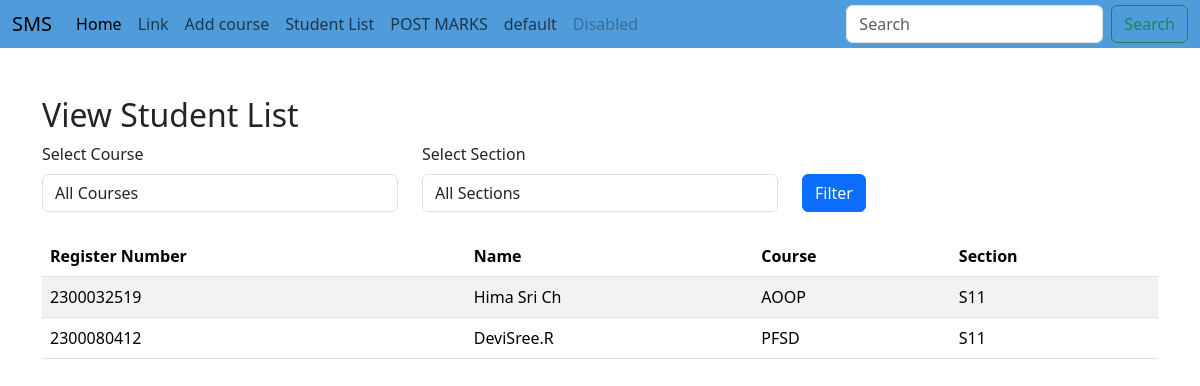
The app's page /facultyapp/view_student_list/ with its own data.
### adminapp/models.py (models this page shows, shortened)
class StudentList(models.Model):
    Register_Number = models.CharField(max_length=10, unique=True)
    Name = models.CharField(max_length=100)
    user = models.OneToOneField(User, on_delete=models.CASCADE, null=True)

### facultyapp/models.py (models this page shows, shortened)
class AddCourse(models.Model):
    COURSE_CHOICES = [
        ('AOOP','Advanced Object Oriented Programming'),
        ('PFSD','Python Full Stack Development'),
    ]
    SECTION_CHOICES = [
        ('S11','Section1'),
        ('S12', 'Section2'),
        ('S13', 'Section3'),
        ('S14', 'Section4'),
        ('S15', 'Section5'),
    ]
    student = models.ForeignKey(StudentList, on_delete=models.CASCADE)
    course = models.CharField(max_length=50, choices=COURSE_CHOICES)
    section = models.CharField(max_length=50, choices=SECTION_CHOICES)

### facultyapp/views.py (the view)
# urls.py: path('view_student_list/', views.view_student_list, name="view_student_list"),
def view_student_list(request):
    course = request.GET.get('course')
    section = request.GET.get('section')
    student_courses = AddCourse.objects.all()
    if course:
        student_courses = student_courses.filter(course=course)
    if section:
        student_courses = student_courses.filter(section=section)
    students = StudentList.objects.filter(id__in=student_courses.values_list('student_id', flat=True))
    course_choices = AddCourse.COURSE_CHOICES
    section_choices = AddCourse.SECTION_CHOICES
    context = {
        'students': students,
        'course_choices': course_choices,
        'section_choices': section_choices,
        'selected_course': course,
        'selected_section': section,
    }
    return render(request, 'facultyapp/view_student_list.html', context)

### templates/facultyapp/view_student_list.html (shortened to what this page needs)
<!DOCTYPE html>
{% extends 'NavBar/FacultyNavBar.html' %}
{% load static %}
{% block body %}
    <div class="container mt-5">
        <h2>View Student List</h2>
        <form method="get" class="mb-4">
            <div class="row">
                <div class="col-md-4">
                    <label for="course" class="form-label">Select Course</label>
                    <select name="course" id="course" class="form-control">
                        <option value="">All Courses</option>
                    </select>
                </div>
                <div class="col-md-4">
                    <label for="section" class="form-label">Select Section</label>
                    <select name="section" id="section" class="form-control">
                        <option value="">All Sections</option>
                    </select>
                </div>
                <div class="col-md-4 mt-4">
                    <button type="submit" class="btn btn-primary mt-2">Filter</button>
                </div>
            </div>
        </form>
        <table class="table table-striped">
            <thead>
                <tr>
                    <th>Register Number</th>
                    <th>Name</th>
                    <th>Course</th>
                    <th>Section</th>
                </tr>
            </thead>
            <tbody>
                {% if students %}
                    {% for student in students %}
                        <tr>
                            <td>{{ student.Register_Number }}</td>
                            <td>{{ student.Name }}</td>
                            <td>{{ student.addcourse_set.first.course }}</td>
                            <td>{{ student.addcourse_set.first.section }}</td>
                        </tr>
                    {% endfor %}
                {% else %}
                    <tr>
                        <td colspan="4" class="text-center">No students found.</td>
                    </tr>
                {% endif %}
            </tbody>
        </table>
    </div>
{% endblock %}

### records on screen
StudentList: Register_Number "2300032519", Name "Hima Sri Ch", addcourse_set.first.course "AOOP", addcourse_set.first.section "S11"
StudentList: Register_Number "2300080412", Name "DeviSree.R", addcourse_set.first.course "PFSD", addcourse_set.first.section "S11"
